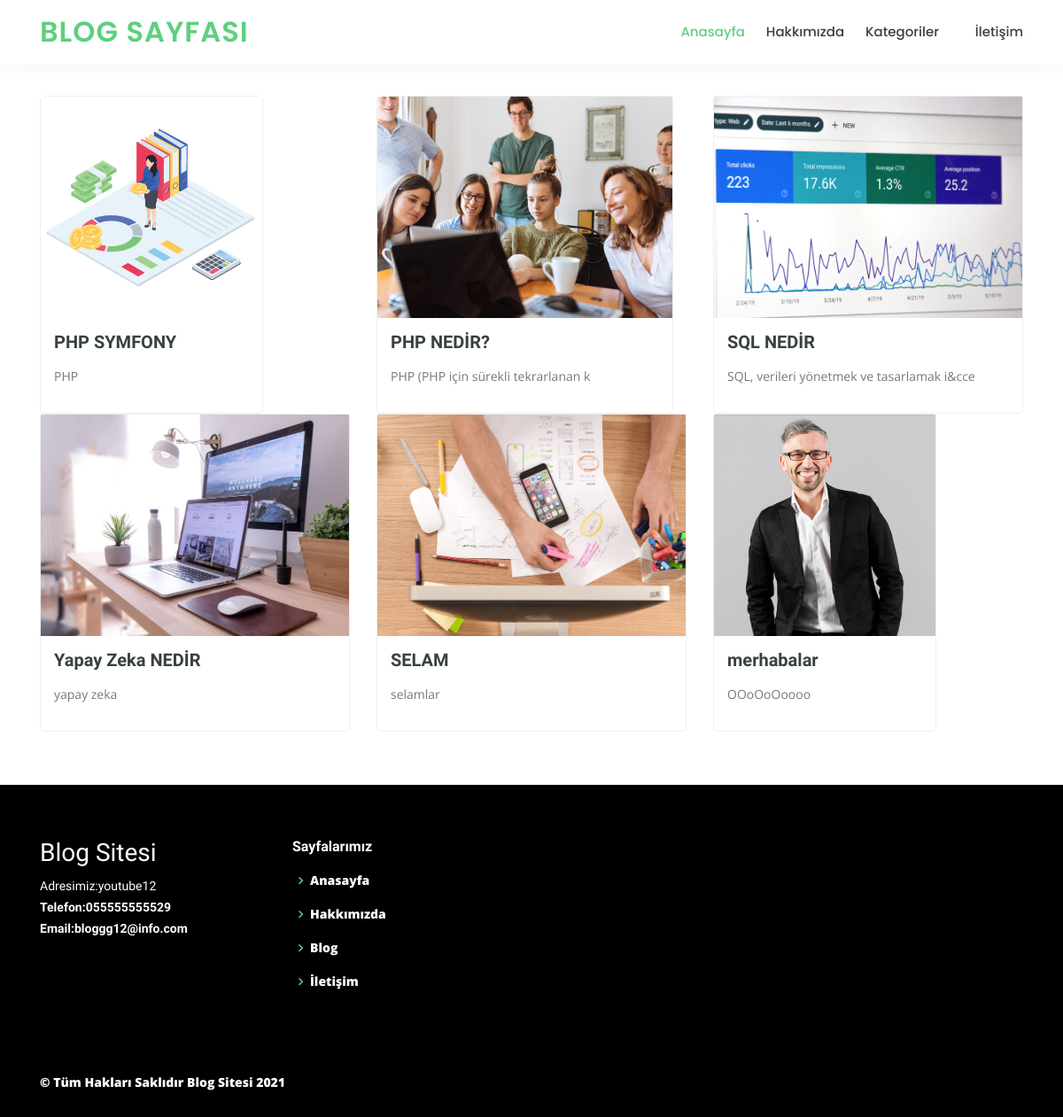
Screenshot of /blog.php with the database file from the repository.
### tables this page shows
CREATE TABLE `blog` (
  `blog_id` int(11) NOT NULL,
  `blog_baslik` varchar(250) NOT NULL,
  `blog_aciklama` text NOT NULL,
  `blog_resim` varchar(280) NOT NULL,
  `blog_sira` int(11) NOT NULL
);

CREATE TABLE `ayarlar` (
  `ayar_id` int(1) NOT NULL,
  `ayar_baslik` varchar(250) NOT NULL,
  `ayar_aciklama` text NOT NULL,
  `ayar_logo` varchar(120) NOT NULL,
  `ayar_adres` varchar(160) NOT NULL,
  `ayar_telefon` varchar(25) NOT NULL,
  `ayar_email` varchar(80) NOT NULL
);

### function.php (called while the page is built)
<?php
function seo($s) {
	$tr = array('ş','Ş','ı','I','İ','ğ','Ğ','ü','Ü','ö','Ö','Ç','ç','(',')','/',' ',',','?');
	$eng = array('s','s','i','i','i','g','g','u','u','o','o','c','c','','','-','-','','');
	$s = str_replace($tr,$eng,$s);
	$s = strtolower($s);
	$s = preg_replace('/&amp;amp;amp;amp;amp;amp;amp;amp;amp;.+?;/', '', $s);
	$s = preg_replace('/\s+/', '-', $s);
	$s = preg_replace('|-+|', '-', $s);
	$s = preg_replace('/#/', '', $s);
	$s = str_replace('.', '', $s);
	$s = trim($s, '-');
	return $s;
}
 ?>

### blog.php (the view)
<?php require_once 'header.php';
$blogsor=$baglanti->prepare("SELECT * FROM blog order by blog_sira ASC");
$blogsor->execute(array());
?>
<br><br>
  <main id="main" data-aos="fade-in">
    <section id="courses" class="courses">
      <div class="container" data-aos="fade-up">
        <div class="row" data-aos="zoom-in" data-aos-delay="100">
<?php while ($blogcek=$blogsor->fetch(PDO::FETCH_ASSOC)) { ?>
          <div class="col-lg-4 col-md-6 d-flex align-items-stretch">
            <div class="course-item">
              <img style="height: 250px" src="admin/resimler/blog/<?php echo $blogcek['blog_resim'] ?>" class="img-fluid" alt="...">
              <div class="course-content">
                <h3><a href="blog-detay-<?=seo($blogcek['blog_baslik']).'-'.$blogcek['blog_id'] ?>"><?php echo $blogcek['blog_baslik'] ?></a></h3>
                <p><?php
                $aciklama =$blogcek['blog_aciklama'];
                $bolaciklama = substr($aciklama, 0,50);
                echo $bolaciklama;
                 ?></p>
              </div>
            </div>
          </div>
  <?php } ?>
        </div>
      </div>
    </section>
  </main>
  <?php require_once 'footer.php'; ?>

### footer.php (shortened to what this page needs)
  <footer style="background-color: black" id="footer">
    <div style="background-color: black" class="footer-top">
      <div class="container">
        <div class="row">
          <div class="col-lg-3 col-md-6 footer-contact">
            <h3 style="color: white">Blog Sitesi</h3>
            <p style="color: white">
              Adresimiz:<?php echo $ayarcek['ayar_adres']; ?><br>
              <strong>Telefon:<?php echo $ayarcek['ayar_telefon']?><br>
              <strong>Email:<?php echo $ayarcek['ayar_email']?><br>
            </p>
          </div>
          <div class="col-lg-2 col-md-6 footer-links">
            <h4 style="color: white">Sayfalarımız</h4>
            <ul>
              <li><i class="bx bx-chevron-right"></i> <a style="color: white" href="index">Anasayfa</a></li>
              <li><i class="bx bx-chevron-right"></i> <a style="color: white" href="hakkimizda">Hakkımızda</a></li>
              <li><i class="bx bx-chevron-right"></i> <a style="color: white" href="blog">Blog</a></li>
              <li><i class="bx bx-chevron-right"></i> <a style="color: white" href="iletisim">İletişim</a></li>
            </ul>
          </div>
        </div>
      </div>
    </div>
    <div class="container d-md-flex py-4">
      <div class="mr-md-auto text-center text-md-left">
        <div style="color: white" class="copyright">
          &copy; Tüm Hakları Saklıdır <strong><span>Blog Sitesi </span>
            </strong> <?php echo date("Y") ?>
        </div>
        <div class="credits">
        </div>
      </div>
    </div>
  </footer>
</body>
</html>

### assets/css/style.css (style rules this page uses)
body { font-family: "Open Sans", sans-serif; color: #444444; }
a { color: #5fcf80; }
h1, h2, h3, h4, h5, h6 { font-family: "Raleway", sans-serif; }
section { padding: 60px 0; overflow: hidden; }
.courses .course-item { border-radius: 5px; border: 1px solid #eef0ef; }
.courses .course-content { padding: 15px; }
.courses .course-content h3 { font-weight: 700; font-size: 20px; }
.courses .course-content h3 a { color: #37423b; transition: 0.3s; }
.courses .course-content p { font-size: 14px; color: #777777; }
#footer { color: #37423b; font-size: 14px; background: #eef0ef; }
#footer .footer-top { padding: 60px 0 30px 0; background: #f9faf9; }
#footer .footer-top .footer-contact { margin-bottom: 30px; }
#footer .footer-top .footer-contact p { font-size: 14px; line-height: 24px; margin-bottom: 0; font-family: "Raleway", sans-serif; color: #777777; }
#footer .footer-top h4 { font-size: 16px; font-weight: bold; color: #444444; position: relative; padding-bottom: 12px; }
#footer .footer-top .footer-links { margin-bottom: 30px; }
#footer .footer-top .footer-links ul { list-style: none; padding: 0; margin: 0; }
#footer .footer-top .footer-links ul i { padding-right: 2px; color: #5fcf80; font-size: 18px; line-height: 1; }
#footer .footer-top .footer-links ul li { padding: 10px 0; display: flex; align-items: center; }
#footer .footer-top .footer-links ul li:first-child { padding-top: 0; }
#footer .footer-top .footer-links ul a { color: #777777; transition: 0.3s; display: inline-block; line-height: 1; }
#footer .credits { padding-top: 5px; font-size: 13px; }

### rows the page displays
blog: blog_resim (picture), blog_baslik "PHP SYMFONY", blog_aciklama "PHP"
blog: blog_resim (picture), blog_baslik "PHP NEDİR?", blog_aciklama "PHP (PHP için sürekli tekrarlanan k"
blog: blog_resim (picture), blog_baslik "SQL NEDİR", blog_aciklama "SQL, verileri yönetmek ve tasarlamak i&cce"
blog: blog_resim (picture), blog_baslik "Yapay Zeka NEDİR", blog_aciklama "yapay zeka"
blog: blog_resim (picture), blog_baslik "SELAM", blog_aciklama "selamlar"
blog: blog_resim (picture), blog_baslik "merhabalar", blog_aciklama "OOoOoOoooo"
ayarlar: ayar_adres "youtube12", ayar_telefon "055555555529", ayar_email "bloggg12@info.com"
